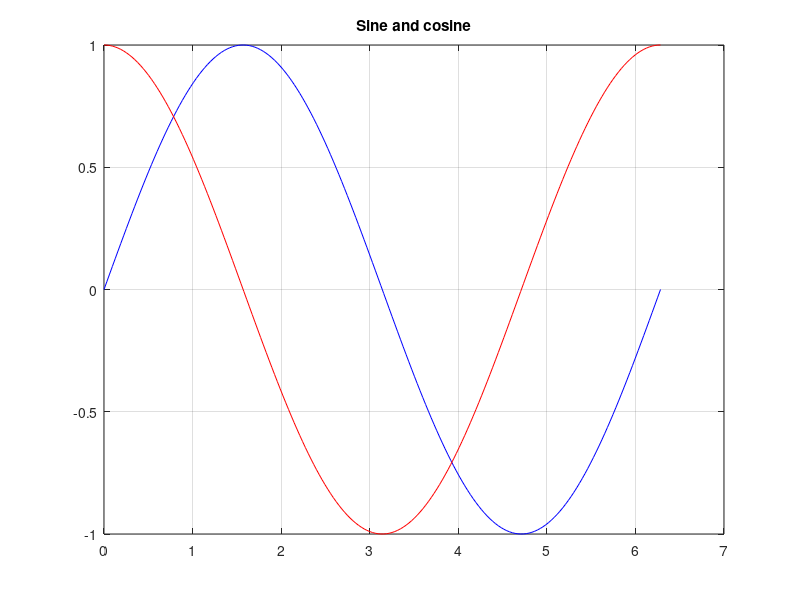

Write MATLAB code to recreate this figure. (Note: this script raises an error after producing the figure.)
%% Plot library exercises: a script that builds a few figures for a memo
% Writes PNG files into a temp folder; run it by hand.

outDir = tempname;
mkdir(outDir)
t = linspace(0, 2*pi, 200);
y1 = sin(t);
y2 = cos(t);

f1 = figure('Visible', 'off');
ax = axes(f1);
plot(ax, t, y1, 'b', t, y2, 'r')
grid on
title('Sine and cosine')
saveas(f1, fullfile(outDir, 'trig.png'))
close(f1)

f2 = figure('Visible', 'off');
histogram(y1 + 0.1*randn(size(y1)), 20)
exportgraphics(f2, fullfile(outDir, 'hist.png'))
close all

for k = 1:3
    fk = figure('Visible', 'off');
    surf(peaks(k*10))
    shading interp
    colorbar
    saveas(fk, sprintf('%s/peaks%d.png', outDir, k))
end

result = dir(fullfile(outDir, '*.png'));
names = {result.name};
fprintf('wrote %d files\n', numel(names))
delete(fullfile(outDir, '*.png'))
rmdir(outDir)
x = 0:0.1:1;
z = x.^2;
plot(x, z)
